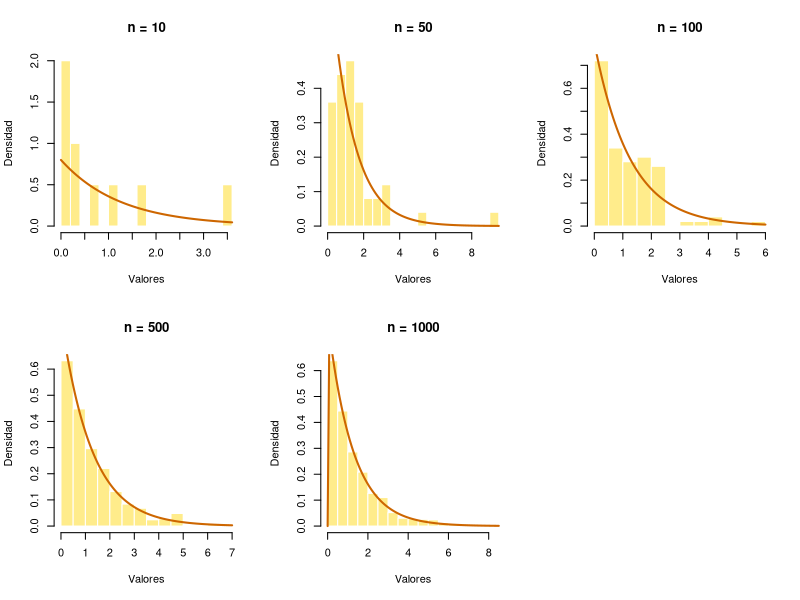

This chart was generated by the following R code:
## ---- chunk 1
#| label: exr-simulacion_exponencial-punto1
#| echo: false
set.seed(123)

lambda_exp <- 0.8
tamanios <- c(10, 50, 100, 500, 1000)

cat("--- 1. CÁLCULO DE ESTADÍSTICOS MUESTRALES ---\n")
resultados_estadisticos <- list()

for (n in tamanios) {
  muestra <- rexp(n, rate = lambda_exp)
  resultados_estadisticos[[as.character(n)]] <- list(
    media = mean(muestra),
    varianza = var(muestra),
    mediana = median(muestra)
  )
  cat(sprintf("n = %4d -> Media: %.4f | Varianza: %.4f | Mediana: %.4f\n", 
              n, mean(muestra), var(muestra), median(muestra)))
}
## ---- chunk 2
#| label: exr-simulacion_exponencial-punto2
#| echo: false
set.seed(123)

lambda_exp <- 0.8
media_teorica <- 1 / lambda_exp
varianza_teorica <- 1 / (lambda_exp^2)
mediana_teorica <- log(2) / lambda_exp

cat("--- VALORES TEÓRICOS ---\n")
cat(sprintf("Media teórica: %.4f\n", media_teorica))
cat(sprintf("Varianza teórica: %.4f\n", varianza_teorica))
cat(sprintf("Mediana teórica: %.4f\n\n", mediana_teorica))

cat("--- 2. COMPARACIÓN CON VALORES TEÓRICOS ---\n")
tamanios <- c(10, 50, 100, 500, 1000)
for (n in tamanios) {
  muestra <- rexp(n, rate = lambda_exp)
  cat(sprintf("n = %d:\n", n))
  cat(sprintf("  Media muestral: %.4f (Dif: %.4f)\n", mean(muestra), mean(muestra) - media_teorica))
  cat(sprintf("  Varianza muestral: %.4f (Dif: %.4f)\n", var(muestra), var(muestra) - varianza_teorica))
  cat(sprintf("  Mediana muestral: %.4f (Dif: %.4f)\n\n", median(muestra), median(muestra) - mediana_teorica))
}
## ---- chunk 3
#| label: exr-simulacion_exponencial-punto3
#| echo: false
set.seed(123)

lambda_exp <- 0.8
tamanios <- c(10, 50, 100, 500, 1000)

par(mfrow = c(2, 3))

for (n in tamanios) {
  muestra <- rexp(n, rate = lambda_exp)
  hist(muestra, probability = TRUE, col = "lightgoldenrod1", border = "white",
       main = paste0("n = ", n), xlab = "Valores", ylab = "Densidad", breaks = 20)
  curve(dexp(x, rate = lambda_exp), add = TRUE, col = "darkorange3", lwd = 2)
}

par(mfrow = c(1, 1))
